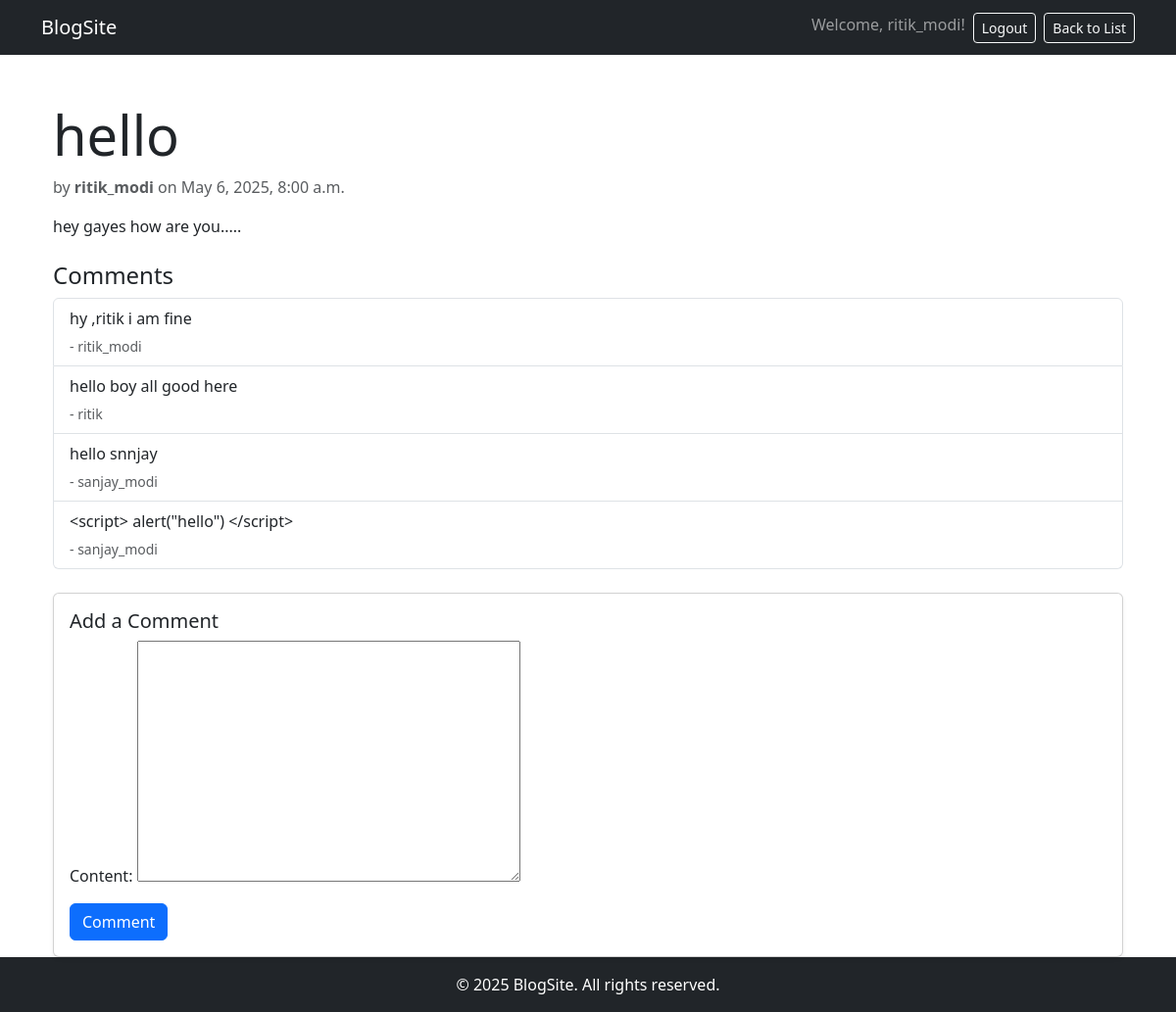
The app's page /blog/1/ (signed in) with its own data.
### blog/models.py (models this page shows, shortened)
class Blog(models.Model):
    title = models.CharField(max_length=200)
    content = models.TextField()
    author = models.ForeignKey(User, on_delete=models.CASCADE)
    created_at = models.DateTimeField(auto_now_add=True)
    image = models.ImageField(upload_to='blog_images/', null=True, blank=True)

class Comment(models.Model):
    blog = models.ForeignKey(Blog, related_name='comments', on_delete=models.CASCADE)
    content = models.TextField()
    author = models.ForeignKey(User, on_delete=models.CASCADE)
    created_at = models.DateTimeField(auto_now_add=True)

### blog/views.py (the view)
# urls.py: path('blog/<int:pk>/', views.blog_detail, name='blog_detail'),
@login_required
def blog_detail(request, pk):
    blog = get_object_or_404(Blog, pk=pk)
    comments = blog.comments.all()
    if request.method == 'POST':
        comment_form = CommentForm(request.POST)
        if comment_form.is_valid():
            comment = comment_form.save(commit=False)
            comment.blog = blog
            comment.author = request.user
            comment.save()
            return redirect('blog_detail', pk=blog.pk)
    else:
        comment_form = CommentForm()
    return render(request, 'blog_detail.html', {'blog': blog, 'comments': comments, 'comment_form': comment_form})

### blog/forms.py
class CommentForm(forms.ModelForm):
    class Meta:
        model = Comment
        fields = ['content']

### blog/templates/blog_detail.html (shortened to what this page needs)
{% extends 'base.html' %}
{% block content %}
<div class="container mt-4">
  <div class="mb-4">
    <h1 class="display-4">{{ blog.title }}</h1>
    <p class="text-muted">
      by <strong>{{ blog.author.username }}</strong> on {{ blog.created_at|date:"F j, Y, g:i a" }}
    </p>
    <p>{{ blog.content }}</p>
  </div>
  <div class="mb-4">
    <h2 class="h4">Comments</h2>
    {% if comments %}
      <ul class="list-group">
        {% for comment in comments %}
          <li class="list-group-item">
            <p class="mb-1">{{ comment.content }}</p>
            <small class="text-muted">- {{ comment.author.username }}</small>
          </li>
        {% endfor %}
      </ul>
    {% else %}
      <p class="text-muted">No comments yet. Be the first to comment!</p>
    {% endif %}
  </div>
  <div class="card shadow-sm">
    <div class="card-body">
      <h3 class="h5">Add a Comment</h3>
      <form method="post">
        <div class="mb-3">
          {{ comment_form.as_p }}
        </div>
        <button type="submit" class="btn btn-primary">Comment</button>
      </form>
    </div>
  </div>
</div>
{% endblock %}

### blog/templates/base.html (shortened to what this page needs)
<!DOCTYPE html>
<html lang="en">
<head>
  <link href="https://cdn.jsdelivr.net/npm/bootstrap@5.3.0-alpha3/dist/css/bootstrap.min.css" rel="stylesheet">
</head>
<body>
<nav class="navbar navbar-expand-lg navbar-dark bg-dark">
  <div class="container">
    <a class="navbar-brand" href="{% url 'blog_list' %}">BlogSite</a>
    <div class="collapse navbar-collapse" id="navbarNav">
      <ul class="navbar-nav ms-auto">
        {% if user.is_authenticated %}
        <li class="nav-item">
          <span class="navbar-text me-2">Welcome, {{ user.username }}!</span>
        </li>
        <li class="nav-item">
          <form action="{% url 'logout' %}" method="post" class="d-inline">
            <button type="submit" class="btn btn-outline-light btn-sm me-2">Logout</button>
          </form>
        </li>
        {% else %}
        <li class="nav-item">
          <a href="{% url 'login' %}" class="btn btn-outline-light btn-sm me-2">Login</a>
        </li>
        {% endif %}
        <li class="nav-item">
          <a href="{% url 'blog_list' %}" class="btn btn-outline-light btn-sm">Back to List</a>
        </li>
      </ul>
    </div>
  </div>
</nav>
  <main class="container mt-4">
    {% block content %}{% endblock %}
  </main>
  <footer class="bg-dark text-white py-3">
    <div class="container text-center">
      <p class="mb-0">&copy; 2025 BlogSite. All rights reserved.</p>
    </div>
  </footer>
</body>
</html>

### blog/templates/base.html (style rules this page uses)
body { display: flex; flex-direction: column; min-height: 100vh; }
main { flex: 1; }

### records on screen
Blog: title "hello", author.username "ritik_modi", created_at "May 6, 2025, 8:00 a.m.", content "hey gayes how are you....."
Comment: content "hy ,ritik i am fine", author.username "ritik_modi"
Comment: content "hello boy all good here", author.username "ritik"
Comment: content "hello snnjay", author.username "sanjay_modi"
Comment: content "<script> alert(\"hello\") </script>", author.username "sanjay_modi"

### other values on screen
{{ user.username }} "ritik_modi"
